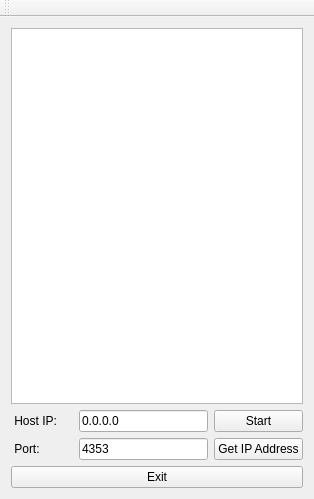
<?xml version="1.0" encoding="UTF-8"?>
<ui version="4.0">
 <class>MainWindow</class>
 <widget class="QMainWindow" name="MainWindow">
  <property name="geometry">
   <rect>
    <x>0</x>
    <y>0</y>
    <width>314</width>
    <height>499</height>
   </rect>
  </property>
  <property name="windowTitle">
   <string>MainWindow</string>
  </property>
  <widget class="QWidget" name="centralWidget">
   <layout class="QGridLayout" name="gridLayout_2">
    <item row="0" column="1">
     <layout class="QGridLayout" name="gridLayout">
      <item row="1" column="1">
       <widget class="QLabel" name="label_HostIp">
        <property name="text">
         <string> Host IP:</string>
        </property>
       </widget>
      </item>
      <item row="4" column="1" colspan="4">
       <widget class="QPushButton" name="pushButton_Exit">
        <property name="text">
         <string>Exit</string>
        </property>
       </widget>
      </item>
      <item row="1" column="4">
       <widget class="QPushButton" name="pushButton_Start">
        <property name="text">
         <string>Start</string>
        </property>
       </widget>
      </item>
      <item row="0" column="1" colspan="4">
       <widget class="QTextBrowser" name="text_GpsInfo"/>
      </item>
      <item row="2" column="1">
       <widget class="QLabel" name="label_Port">
        <property name="text">
         <string> Port:</string>
        </property>
       </widget>
      </item>
      <item row="2" column="2" colspan="2">
       <widget class="QLineEdit" name="lineEdit_Port">
        <property name="text">
         <string>4353</string>
        </property>
       </widget>
      </item>
      <item row="2" column="4">
       <widget class="QPushButton" name="pushButton_SetIP">
        <property name="text">
         <string>Get IP Address</string>
        </property>
       </widget>
      </item>
      <item row="1" column="2" colspan="2">
       <widget class="QLineEdit" name="lineEdit_IP">
        <property name="text">
         <string>0.0.0.0</string>
        </property>
       </widget>
      </item>
     </layout>
    </item>
   </layout>
  </widget>
  <widget class="QToolBar" name="mainToolBar">
   <attribute name="toolBarArea">
    <enum>TopToolBarArea</enum>
   </attribute>
   <attribute name="toolBarBreak">
    <bool>false</bool>
   </attribute>
  </widget>
 </widget>
 <layoutdefault spacing="6" margin="11"/>
 <resources/>
 <connections/>
</ui>
